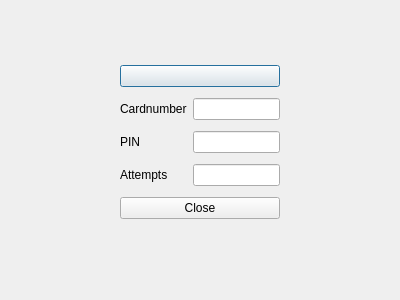
<?xml version="1.0" encoding="UTF-8"?>
<ui version="4.0">
 <class>dllui</class>
 <widget class="QDialog" name="dllui">
  <property name="geometry">
   <rect>
    <x>0</x>
    <y>0</y>
    <width>400</width>
    <height>300</height>
   </rect>
  </property>
  <property name="windowTitle">
   <string>Dialog</string>
  </property>
  <widget class="QWidget" name="gridLayoutWidget">
   <property name="geometry">
    <rect>
     <x>120</x>
     <y>60</y>
     <width>160</width>
     <height>169</height>
    </rect>
   </property>
   <layout class="QGridLayout" name="gridLayout">
    <item row="1" column="1">
     <widget class="QLineEdit" name="lineCard"/>
    </item>
    <item row="4" column="1">
     <widget class="QLineEdit" name="lineAttempts"/>
    </item>
    <item row="0" column="0" colspan="2">
     <widget class="QPushButton" name="buttonID">
      <property name="text">
       <string/>
      </property>
     </widget>
    </item>
    <item row="4" column="0">
     <widget class="QLabel" name="label_3">
      <property name="text">
       <string>Attempts</string>
      </property>
     </widget>
    </item>
    <item row="1" column="0">
     <widget class="QLabel" name="label">
      <property name="text">
       <string>Cardnumber</string>
      </property>
     </widget>
    </item>
    <item row="3" column="0">
     <widget class="QLabel" name="label_2">
      <property name="text">
       <string>PIN</string>
      </property>
     </widget>
    </item>
    <item row="3" column="1">
     <widget class="QLineEdit" name="linePIN">
      <property name="echoMode">
       <enum>QLineEdit::Password</enum>
      </property>
     </widget>
    </item>
    <item row="5" column="0" colspan="2">
     <widget class="QPushButton" name="buttonCloseDLL">
      <property name="text">
       <string>Close</string>
      </property>
     </widget>
    </item>
   </layout>
  </widget>
 </widget>
 <resources/>
 <connections/>
</ui>
